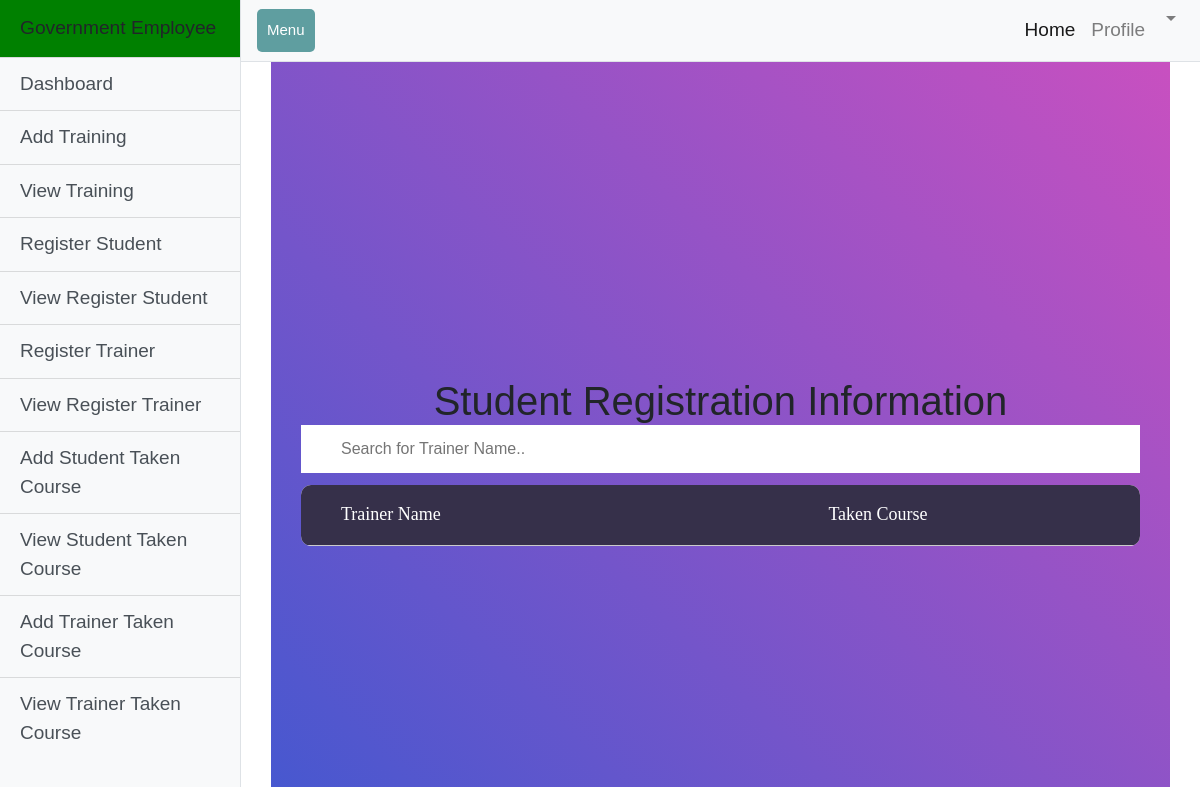
The app's page /GovernmentEmployee/viewTrainerTakenCourse/, older data.
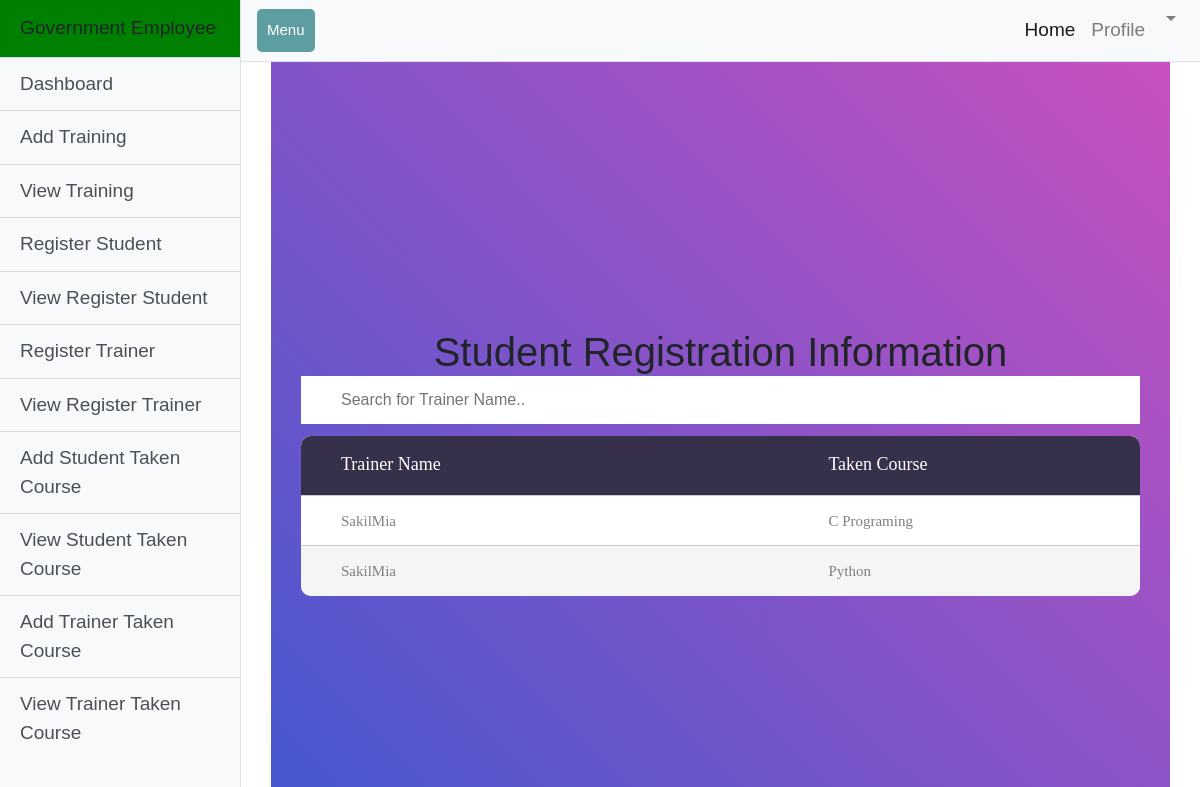
The same page, newer data.
### TrainerTakenCourse/models.py (models this page shows, shortened)
class TrainerTakenCourse(models.Model):
    TrainerName = models.ForeignKey(settings.AUTH_USER_MODEL, on_delete=models.CASCADE,
                                    limit_choices_to={'is_trainer': True}, )
    CourseName = models.ForeignKey(Training, on_delete=models.CASCADE)

### users/models.py (models this page shows, shortened)
class User(AbstractUser):
    is_governmentEmployee = models.BooleanField(default=False)
    is_trainer = models.BooleanField(default=False)
    is_student = models.BooleanField(default=False)
    MinistryName = models.ForeignKey(Ministry, on_delete=models.CASCADE, null=True, blank=True)
    phone_number = models.CharField(max_length=12, null=True, blank=True)
    Address = models.CharField(max_length=120, null=True, blank=True)
    image = models.ImageField(default='default.jpg', upload_to='profile_pics')
    def __str__(self):
        return self.username

### GovernmentEmployee/models.py (models this page shows, shortened)
class Training(models.Model):
    TrainingCode = models.IntegerField(help_text='please enter a number ')
    TrainingName = models.CharField(max_length=150)
    TrainingStartDate = models.DateField()
    TrainingDuration = models.CharField(max_length=15, help_text='6 months')
    picture = models.ImageField(default='default.jpg', upload_to='Training_Pic/')
    username = models.ForeignKey(settings.AUTH_USER_MODEL, on_delete=models.CASCADE, null=True, blank=True)
    date_posted = models.DateTimeField(default=timezone.now)
    def __str__(self):
        return self.TrainingName
    class Meta:
        db_table = "training"

### TrainerTakenCourse/views.py (the view)
# urls.py: path('viewTrainerTakenCourse/', trainer_views.TrainerTakenCourseList.as_view(), name='ViewTrainerTakenCourse'),
class TrainerTakenCourseList(ListView):
    model = TrainerTakenCourse
    template_name = 'TrainerTakenCourse/TrainerTakenCourseView.html'
    paginate_by = 15

### TrainerTakenCourse/templates/TrainerTakenCourse/TrainerTakenCourseView.html (shortened to what this page needs)
{% extends 'GovernmentEmployee/GovernmentEmployeeNavbar.html' %}
{% load static %}
{% load crispy_forms_tags %}
{% block content %}
<link rel="stylesheet" href="{% static 'GovernmentEmployee/css/style.css' %}"/>
<link rel="stylesheet" type="text/css" href="{% static 'GovernmentEmployee/css/util.css' %}">
<link rel="stylesheet" type="text/css" href="{% static 'GovernmentEmployee/css/main.css' %}">
<div class="container-fluid">
	<div class="limiter">
		<div class="container-table100">
			<div class="wrap-table100">
				<div class="table100">
                     <h1 align="center">Student Registration Information</h1>
                        <input type="text" id="myInput" onkeyup="myFunction()" placeholder="Search for Trainer Name.." title="Type in a name">
					<table id="myTable">
						<thead>
							<tr class="table100-head">
                                    <th  class="column1" >Trainer Name</th>
                                    <th  class="column2">Taken Course</th>
							</tr>
						</thead>
						<tbody>
                             {% for Trainer_TakenCourse in object_list  %}
                                   <tr>
                                       <td class="column1">{{ Trainer_TakenCourse.TrainerName}}</td>
                                       <td class="column2">{{ Trainer_TakenCourse.CourseName }}</td>
                                   </tr>
                             {% endfor %}
						</tbody>
					</table>
				</div>
			</div>
		</div>
	</div>
</div>
 {% endblock %}

Row changes from the older to the newer data that the page shows:
added TrainerTakenCourse: TrainerName "SakilMia", CourseName "C Programing"
added TrainerTakenCourse: TrainerName "SakilMia", CourseName "Python"
